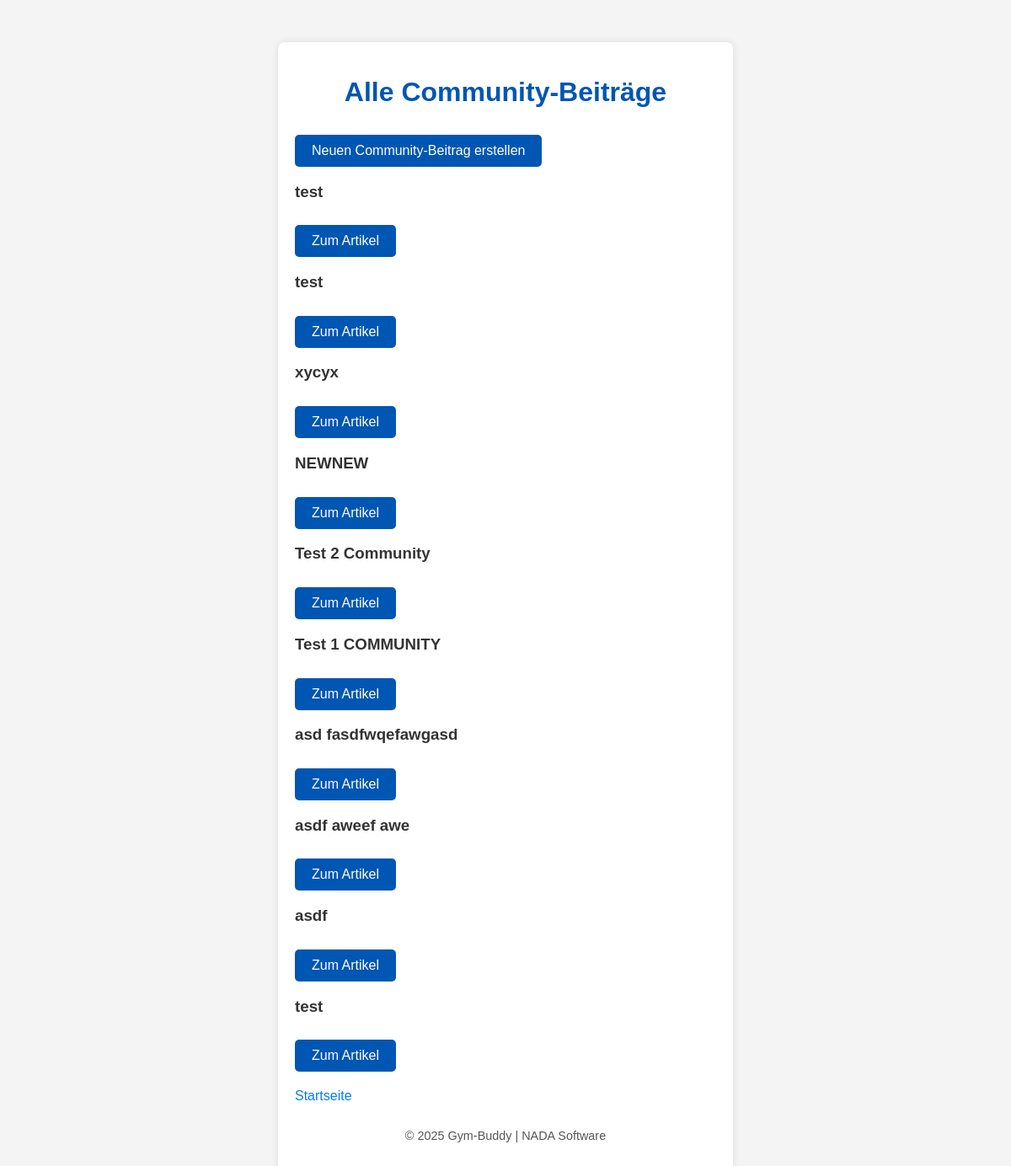
/community/, run on the app's committed database.
### gymbuddy/models.py (models this page shows, shortened)
class Article(models.Model):
    title = models.CharField(
        max_length=_TITLE_MAX_LENGTH,
        validators=[
            MinLengthValidator(
                _TITLE_MIN_LENGTH,
                message=f"Titel ist zu kurz (min. {_TITLE_MIN_LENGTH} Zeichen).",
            ),
        ],
    )
    content = models.TextField(
        validators=[
            MinLengthValidator(
                _CONTENT_MIN_LENGTH,
                message=f"Inhalt ist zu kurz (min. {_CONTENT_MIN_LENGTH} Zeichen).",
            ),
            MaxLengthValidator(
                _CONTENT_MAX_LENGTH,
                message=f"Inhalt ist zu lang (max. {_CONTENT_MAX_LENGTH} Zeichen).",
            ),
        ]
    )
    created_at = models.DateTimeField(auto_now_add=True)

### gymbuddy/views.py (the view)
# urls.py: path("community/", views.community, name='all_community'),
def community(request):
    articles = Article.objects.all().order_by('-id')
    return render(request, "all_community.html", {"articles": articles})

### gymbuddy/templates/all_community.html (shortened to what this page needs)
{% load static %}
<!DOCTYPE html>
<html lang="de">
<head>
    <link rel="stylesheet" href="{% static 'style.css' %}">
</head>
<body>
    <div class="container">
        <h1>Alle Community-Beiträge</h1>
        <div class="community-grid">
            <div class="community-card">
                <a href="{% url 'add_article' %}" class="btn">Neuen Community-Beitrag erstellen</a>
            </div>
        </div>
        <div class="community-grid">
            {% for article in articles %}
                <div class="community-card">
                    <h3>{{ article.title }}</h3>
                    <a href="{% url 'article_detail' article.pk %}" class="btn">Zum Artikel</a>
                </div>
            {% empty %}
                <p>Keine Community-Beiträge vorhanden.</p>
            {% endfor %}
        </div>
        <section class="navigation">
            <a href="{% url 'homepage' %}" class="back-link">Startseite</a>
        </section>
    <footer class="footer">
        <p>&copy; 2025 Gym-Buddy | NADA Software</p>
    </footer>
    </div>
</body>
</html>

### static/style.css (style rules this page uses)
body { font-family: 'Arial', sans-serif; margin: 0; padding: 0; background-color: #f4f4f4; color: #333; }
.container { width: 80%; max-width: 500px; margin: 50px auto; padding: 20px; background-color: #fff; box-shadow: 0 0 10px rgba(0, 0, 0, 0.1); border-radius: 8px; }
h1 { text-align: center; color: #0056b3; }
.btn { display: inline-block; margin-top: 10px; padding: 10px 20px; background-color: #0056b3; color: white; text-decoration: none; border-radius: 5px; text-align: center; }
.navigation { display: flex; justify-content: space-between; margin-top: 20px; }
.navigation a { color: #007BFF; text-decoration: none; font-size: 1em; }
footer { margin-top: 30px; text-align: center; font-size: 0.9em; color: #555; }

### data on the page
Article: title "test"
Article: title "test"
Article: title "xycyx"
Article: title "NEWNEW"
Article: title "Test 2 Community"
Article: title "Test 1 COMMUNITY"
Article: title "asd fasdfwqefawgasd"
Article: title "asdf aweef awe"
Article: title "asdf"
Article: title "test"
